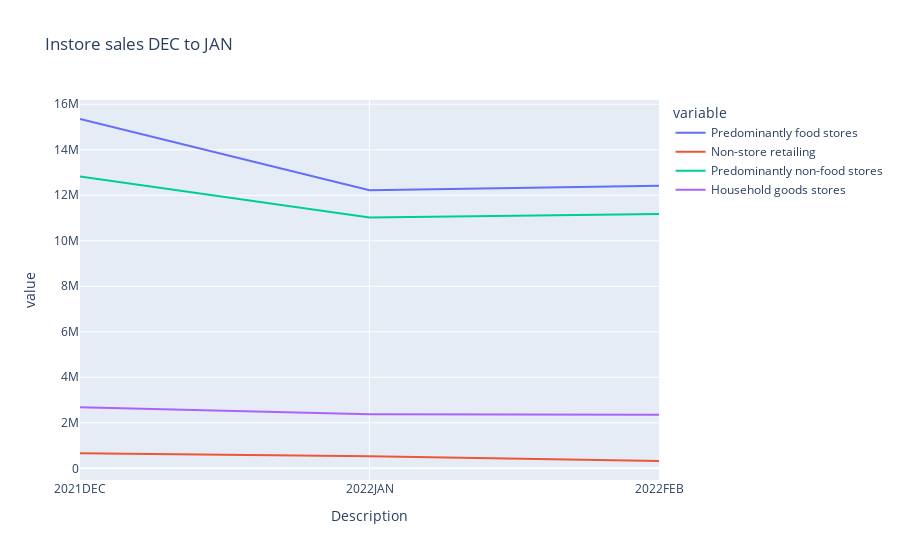

Source (notebook cell):
### Code cell
# from ctypes import sizeof
import plotly.graph_objects as go # linechart to show value of sales across selected timeline - post covid
import numpy as np
dfb = df_post_COVID
# df = px.data.weekstips()
px.line(dfb, x='Description', y=['Predominantly food stores', 'Non-store retailing', 'Predominantly non-food stores', 'Household goods stores'], title='Instore sales DEC to JAN')

### Figure 1 — Plotly figure (JSON) as saved in the notebook; plotly's stock layout.template omitted (floating-point values rounded to 4 significant figures)
{"data": [{"hovertemplate": "variable=Predominantly food stores<br>Description=%{x}<br>value=%{y}<extra></extra>", "legendgroup": "Predominantly food stores", "line": {"color": "#636efa", "dash": "solid"}, "marker": {"symbol": "circle"}, "mode": "lines", "name": "Predominantly food stores", "orientation": "v", "showlegend": true, "type": "scatter", "x": ["2021DEC", "2022JAN", "2022FEB"], "xaxis": "x", "y": [15353408, 12220759, 12417653], "yaxis": "y"}, {"hovertemplate": "variable=Non-store retailing<br>Description=%{x}<br>value=%{y}<extra></extra>", "legendgroup": "Non-store retailing", "line": {"color": "#EF553B", "dash": "solid"}, "marker": {"symbol": "circle"}, "mode": "lines", "name": "Non-store retailing", "orientation": "v", "showlegend": true, "type": "scatter", "x": ["2021DEC", "2022JAN", "2022FEB"], "xaxis": "x", "y": [663559, 533762, 320679], "yaxis": "y"}, {"hovertemplate": "variable=Predominantly non-food stores<br>Description=%{x}<br>value=%{y}<extra></extra>", "legendgroup": "Predominantly non-food stores", "line": {"color": "#00cc96", "dash": "solid"}, "marker": {"symbol": "circle"}, "mode": "lines", "name": "Predominantly non-food stores", "orientation": "v", "showlegend": true, "type": "scatter", "x": ["2021DEC", "2022JAN", "2022FEB"], "xaxis": "x", "y": [12823506, 11020187, 11181761], "yaxis": "y"}, {"hovertemplate": "variable=Household goods stores<br>Description=%{x}<br>value=%{y}<extra></extra>", "legendgroup": "Household goods stores", "line": {"color": "#ab63fa", "dash": "solid"}, "marker": {"symbol": "circle"}, "mode": "lines", "name": "Household goods stores", "orientation": "v", "showlegend": true, "type": "scatter", "x": ["2021DEC", "2022JAN", "2022FEB"], "xaxis": "x", "y": [2681707, 2375414, 2348662], "yaxis": "y"}], "layout": {"legend": {"title": {"text": "variable"}, "tracegroupgap": 0}, "title": {"text": "Instore sales DEC to JAN"}, "xaxis": {"anchor": "y", "domain": [0, 1], "title": {"text": "Description"}}, "yaxis": {"anchor": "x", "domain": [0, 1], "title": {"text": "value"}}}}
